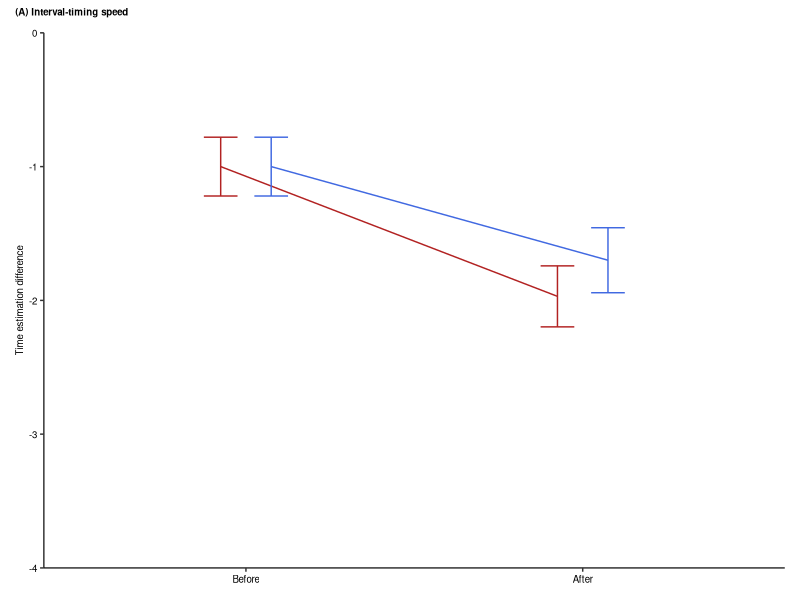
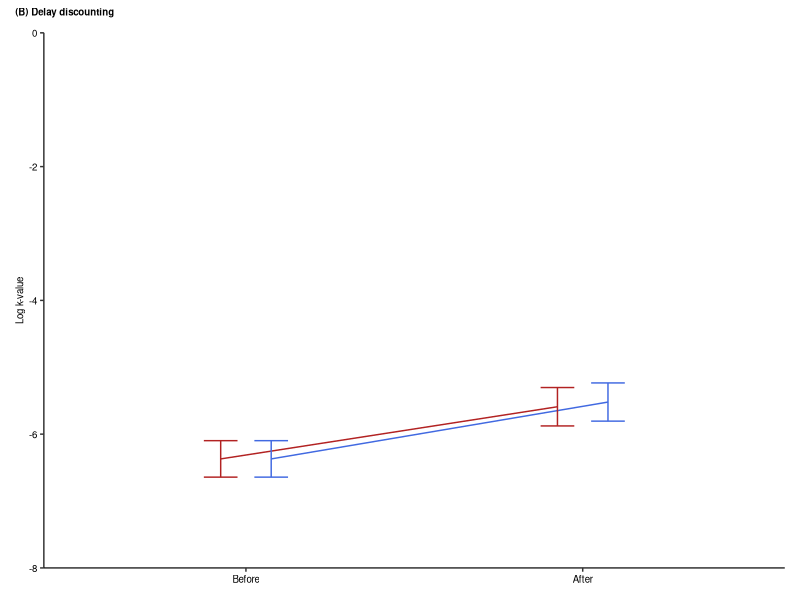
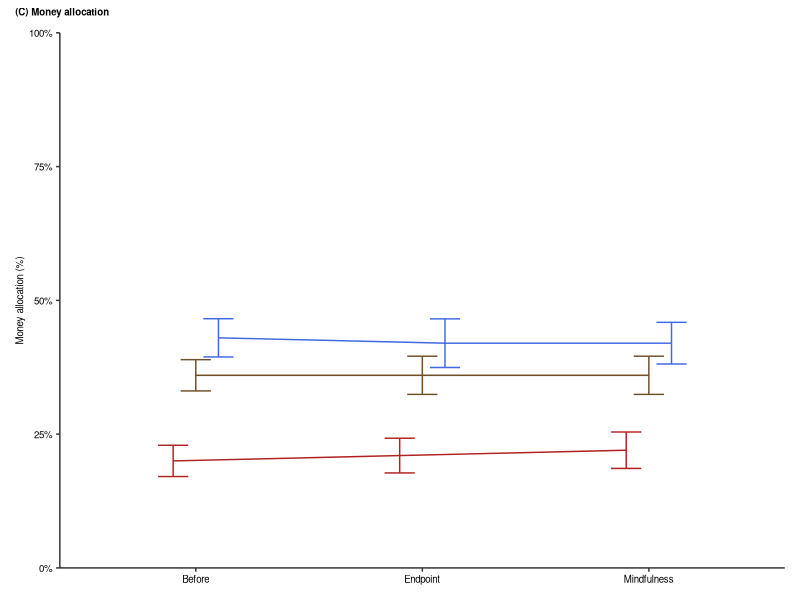

The R source for these figures, in order:
# fNIRS meditation
# Behavioral data visualization
# This script requires one file: "behavioral_rawdata.xlsx"
# Programmed by Feng XIAO (updated on 2025.1.2)
############################################################################################################

### Preparation
## Load required packages for analysis
package_list <- c('car','tidyr','dplyr','readxl','ggpubr','ggplot2',
                  'cowplot','e1071','patchwork','gridExtra')
lapply(package_list, require, character.only = TRUE)
setwd(dirname(rstudioapi::getActiveDocumentContext()$path))

### Interval-timing speed
rd_time <- read_excel('behavioral_rawdata.xlsx', sheet = 'viso_time', na = "---")
rd_time$Condition <- factor(rd_time$Condition, levels = c('Before','After'))
p_time <- ggplot(data = rd_time, aes(x=Condition, y=Mean, fill=Meditation, color=Meditation, group=Meditation)) +
  geom_line(position = position_dodge(width = 0.3)) +
  geom_errorbar(aes(ymin = Mean - Sd / sqrt(N), ymax = Mean + Sd / sqrt(N)), 
                width = 0.2, position = position_dodge(width = 0.3)) +
  labs(x = NULL, y = 'Time estimation difference') +
  ggtitle(NULL) +
  theme(
    axis.line = element_line(colour = "black", size = 0.4),
    axis.title = element_text(size = 7, color = "black"),
    axis.text = element_text(size = 7, color = "black"),
    panel.background = element_rect(fill = "transparent"),
    legend.position = 'none'
  ) +
  scale_color_manual(values = c("Endpoint" = "#B22222", "Mindfulness" = "#4169E1")) +
  scale_fill_manual(values = c("Endpoint" = "#B22222", "Mindfulness" = "#4169E1")) +
  scale_y_continuous(expand = c(0, 0), limits = c(-4, 0), oob = scales::squish,
                     breaks = seq(-4, 0, by = 1)) +
  plot_layout(nrow = 1) +
  plot_annotation(title = '(A) Interval-timing speed',
                  theme = theme(plot.title = element_text(size = 7, color = 'black',
                                                          face = 'bold')))
ggsave("pic_timing.pdf", plot = p_time, width = 2, height = 2)

### Delay discounting
rd_logk <- read_excel('behavioral_rawdata.xlsx', sheet = 'viso_logk', na = "---")
rd_logk$Condition <- factor(rd_logk$Condition, levels = c('Before','After'))
p_logk <- ggplot(data = rd_logk, aes(x=Condition, y=Mean, fill=Meditation, color=Meditation, group=Meditation)) +
  geom_line(position = position_dodge(width = 0.3)) +
  geom_errorbar(aes(ymin = Mean - Sd / sqrt(N), ymax = Mean + Sd / sqrt(N)), 
                width = 0.2, position = position_dodge(width = 0.3)) +
  labs(x = NULL, y = 'Log k-value') +
  ggtitle(NULL) +
  theme(
    axis.line = element_line(colour = "black", size = 0.4),
    axis.title = element_text(size = 7, color = "black"),
    axis.text = element_text(size = 7, color = "black"),
    panel.background = element_rect(fill = "transparent"),
    legend.position = 'none'
  ) +
  scale_color_manual(values = c("Endpoint" = "#B22222", "Mindfulness" = "#4169E1")) +
  scale_fill_manual(values = c("Endpoint" = "#B22222", "Mindfulness" = "#4169E1")) +
  scale_y_continuous(expand = c(0, 0), limits = c(-8, 0), oob = scales::squish,
                     breaks = seq(-8, 0, by = 2)) +
  plot_layout(nrow = 1) +
  plot_annotation(title = '(B) Delay discounting',
                  theme = theme(plot.title = element_text(size = 7, color = 'black',
                                                          face = 'bold')))
ggsave("pic_logk.pdf", plot = p_logk, width = 2, height = 2)

### Monetary allocation task
rd_money <- read_excel('behavioral_rawdata.xlsx', sheet = 'viso_money', na = "---")
rd_money$Meditation <- factor(rd_money$Meditation, levels = c('Before','Endpoint',
                                                              'Mindfulness'))
rd_money$Condition <- factor(rd_money$Condition, levels = c('High','Medium','Low'))
p_money <- ggplot(data = rd_money, aes(x=Meditation, y=Mean, fill=Condition, color=Condition, group=Condition)) +
  geom_line(position = position_dodge(width = 0.3)) +
  geom_errorbar(aes(ymin = Mean - Sd / sqrt(N), ymax = Mean + Sd / sqrt(N)), 
                width = 0.4, position = position_dodge(width = 0.3)) +
  labs(x = NULL, y = 'Money allocation (%)') +
  ggtitle(NULL) +
  theme(
    axis.line = element_line(colour = "black", size = 0.4),
    axis.title = element_text(size = 7, color = "black"),
    axis.text = element_text(size = 7, color = "black"),
    panel.background = element_rect(fill = "transparent"),
    legend.position = 'none'
  ) +
  scale_color_manual(values = c("High" = "#B22222", "Medium" = "#6F4F28",
                                "Low" = "#4169E1")) +
  scale_fill_manual(values = c("High" = "#B22222", "Medium" = "#6F4F28",
                               "Low" = "#4169E1")) +
  scale_y_continuous(
    expand = c(0, 0),
    limits = c(0, 1),
    oob = scales::squish,
    breaks = seq(0, 1, by = 0.25),
    labels = scales::label_percent(scale = 100) 
  ) +
  plot_layout(nrow = 1) +
  plot_annotation(title = '(C) Money allocation',
                  theme = theme(plot.title = element_text(size = 7, color = 'black',
                                                          face = 'bold')))
ggsave("pic_money.pdf", plot = p_money, width = 2, height = 2)
